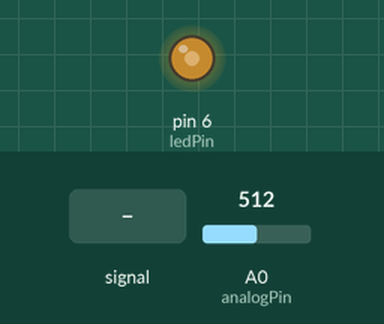
The sketch below on a simulated Arduino Uno, built with avr-gcc and run on an emulated ATmega328P. Parts: output pins drawn as LEDs (lit = HIGH). The test bench sets the inputs (shaded band); at power-on: A0 (analogPin) = 512.

Above: at 1.2 s.
1.3 s: A0 (analogPin) fed a 200 Hz sine of ±81 counts around its level
Timing chart, 0 to 2.2 s (numbered marks = the images above; inputs shaded):
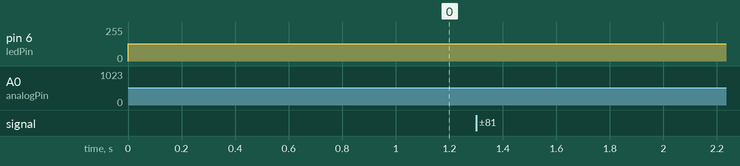

The sketch:

exercise3.ino
```cpp
/*
 * Exercise 3: Generating a PWM signal
 *
 */

int ledPin = 6;      // LED connected to digital pin 6
int analogPin = A0;  // potentiometer connected to analog pin 0
int val = 0;         // variable to store the read value

void setup() {
  pinMode(ledPin, OUTPUT);  // sets the pin as output
  pinMode(analogPin, INPUT);  // sets the pin as output

  cli();  //disable interrupts

  //set timer0 interrupt
  TCCR0A = 0;                // set entire TCCR0A register to 0
  TCCR0B = 0;                // same for TCCR0B

  TCNT0  = 0;                // initialize counter value to 0
  OCR0A = 255;               // set compare match register
  TIMSK0 |= (1 << OCIE0A);   // enable timer compare interrupt

  // turn on Fast PWM, 8-bit mode
  TCCR0A |= (1 << WGM00);
  TCCR0A |= (1 << WGM01);
  TCCR0A |= (1 << COM0A1);
  TCCR0B |= (1 << CS00);     // Set CS00 bit for prescaler of 1

  sei();  //enable interrupts
}

void loop() {
}

ISR(TIMER0_COMPA_vect){  //timer1 interrupt
  val = analogRead(analogPin);  // read the input pin
  OCR0A = val/4;
}
```
